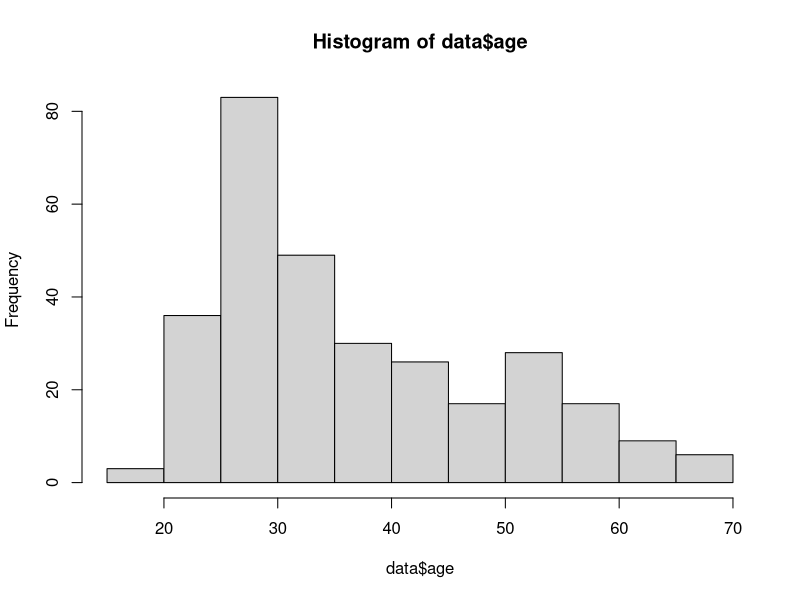
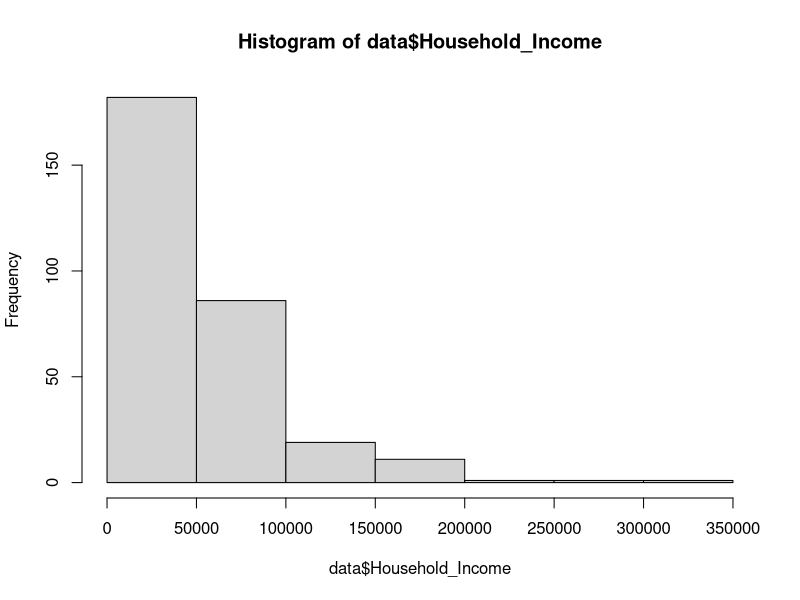
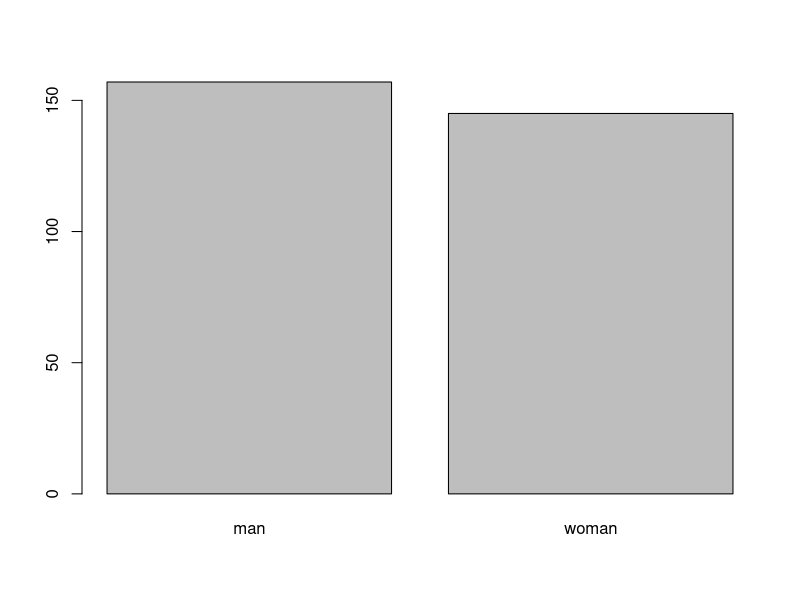

Write the R code that produced these figures, in order.
#Descriptive Statistics Examples
#10/7/25


#Dawtry, R. J., Sutton, R. M., & Sibley, C. G. (2015). Why wealthier people think people are 
#wealthier, and why it matters: From social sampling to attitudes to redistribution. 
#Psychological Science, 26, 1389-1400.

#Summary by the [Open Stats Lab](https://sites.google.com/view/openstatslab/home/correlation-activities?authuser=0) as:
  
#In this research, Dawtry, Sutton, and Sibley (2015) wanted to examine why people differ in their 
#assessments of the increasing wealth inequality within developed nations. Previous research 
#reveals that most people desire a society in which the overall level of wealth is high and that 
#wealth is spread somewhat equally across society. However, support for this approach to income 
#distribution changes across the social strata. In particular, wealthy people tend to view 
#society as already wealthy and thus are satisfied with the status quo, and less likely to 
#support redistribution. In their paper Dawtry et al., (2015) sought to examine why this is 
#the case. The authors propose that one reason wealthy people tend to view the current system 
#is fair is because their social-circle is comprised of other wealthy people, which biases 
#their perceptions of wealth, which leads them to overestimate the mean level of wealth across 
#society.

#To test this hypothesis, the authors conducted a study with 305 participants, recruited from 
#an online participant pool. Participants reported their own annual household income, the 
#income level of those within their own social circle, and the income for the entire population. 
#also rated their perception of the level of equality/inequality across their social circle 
#and across society, their level of satisfaction with and perceived fairness of the current 
#system (measured using two scales), their attitudes toward redistribution of wealth (measured 
#using a four-item scale), and their political preference.

#First load the packages that you need.
library(psych)
library(readr)

#Now let's read in the data from an excel file, check the structure of the variables.
data<- read_csv("Dawtry Sutton and Sibley 2015 Study 1a edited.csv")
str(data)

data$gender <- factor(data$gender, levels = c(1,2), labels = c("man", "woman"))
#note that this is a problematic, binary def of gender but that is what they used.
str(data$gender)

#Let's describe how old the participants are. We can do this with individual functions...
#reminder - what does the na.rm =TRUE mean?
hist(data$age,na.rm=TRUE)
min(data$age, na.rm=TRUE)
max(data$age, na.rm=TRUE)
mean(data$age, na.rm=TRUE)
median(data$age, na.rm=TRUE)
sd(data$age, na.rm=TRUE)

#Or we can use functions that give us lots of descriptive stats at once.
describe(data$age)
summary(data$age)


#Now let's describe how much income participants make in a year.
describe(data$Household_Income)
hist(data$Household_Income)


#what measure of central tendency would be best to describe household income?


#Gender is a factor variable so we can't use a histogram.
plot(data$gender)
summary(data$gender)

#Let's look at income separately by groups.
describeBy(data$Household_Income, group = data$gender, mat = TRUE)

#If we want to calculate a median income for men and for women separately, we need to subset the data.
data_men <- subset(data, gender == "man")
#edit that code to also subset women.


median(data_men$Household_Income, na.rm=TRUE)
#edit that code to also calculate the median for women.



#Now we can use this this info to write a paragraph describing the participants.